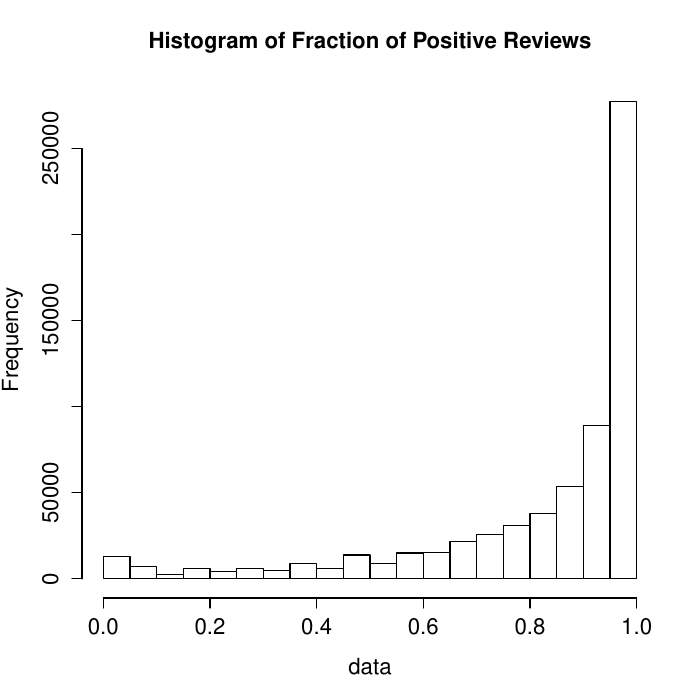

Write the R code that produced this figure.
pdf("positive_vs_negative.pdf")

#data <- read.table("positive_negative_reviews", header=TRUE)
#data <- read.table("positive_fraction");
data <- scan("positive_fraction");

#plot (data$positive, data$negative, xlab="Positive (%)", ylab="Negative (%)")
hist(data, main="Histogram of Fraction of Positive Reviews",cex=0.3, cex.lab=1.3, cex.axis=1.3, cex.main=1.3, cex.sub=1.3)

#cor(data$score, data$lifetime)
dev.off()
